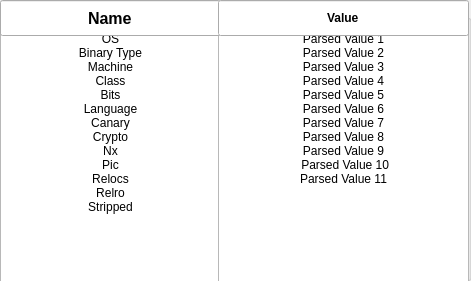
     <widget class="QGroupBox" name="groupBox_6">
      <property name="geometry">
       <rect>
        <x>240</x>
        <y>330</y>
        <width>471</width>
        <height>281</height>
       </rect>
      </property>
      <property name="title">
       <string>GroupBox</string>
      </property>
      <widget class="QListWidget" name="listWidget_3">
       <property name="geometry">
        <rect>
         <x>0</x>
         <y>31</y>
         <width>221</width>
         <height>251</height>
        </rect>
       </property>
       <property name="styleSheet">
        <string notr="true"/>
       </property>
       <property name="frameShape">
        <enum>QFrame::StyledPanel</enum>
       </property>
       <property name="frameShadow">
        <enum>QFrame::Sunken</enum>
       </property>
       <item>
        <property name="text">
         <string>OS</string>
        </property>
        <property name="textAlignment">
         <set>AlignCenter</set>
        </property>
       </item>
       <item>
        <property name="text">
         <string>Binary Type</string>
        </property>
        <property name="textAlignment">
         <set>AlignCenter</set>
        </property>
       </item>
       <item>
        <property name="text">
         <string>Machine</string>
        </property>
        <property name="textAlignment">
         <set>AlignCenter</set>
        </property>
       </item>
       <item>
        <property name="text">
         <string>Class</string>
        </property>
        <property name="textAlignment">
         <set>AlignCenter</set>
        </property>
       </item>
       <item>
        <property name="text">
         <string>Bits</string>
        </property>
        <property name="textAlignment">
         <set>AlignCenter</set>
        </property>
       </item>
       <item>
        <property name="text">
         <string>Language</string>
        </property>
        <property name="textAlignment">
         <set>AlignCenter</set>
        </property>
       </item>
       <item>
        <property name="text">
         <string>Canary</string>
        </property>
        <property name="textAlignment">
         <set>AlignCenter</set>
        </property>
       </item>
       <item>
        <property name="text">
         <string>Crypto</string>
        </property>
        <property name="textAlignment">
         <set>AlignCenter</set>
        </property>
       </item>
       <item>
        <property name="text">
         <string>Nx</string>
        </property>
        <property name="textAlignment">
         <set>AlignCenter</set>
        </property>
       </item>
       <item>
        <property name="text">
         <string>Pic</string>
        </property>
        <property name="textAlignment">
         <set>AlignCenter</set>
        </property>
       </item>
       <item>
        <property name="text">
         <string>Relocs</string>
        </property>
        <property name="textAlignment">
         <set>AlignCenter</set>
        </property>
       </item>
       <item>
        <property name="text">
         <string>Relro</string>
        </property>
        <property name="textAlignment">
         <set>AlignCenter</set>
        </property>
       </item>
       <item>
        <property name="text">
         <string>Stripped</string>
        </property>
        <property name="textAlignment">
         <set>AlignCenter</set>
        </property>
       </item>
      </widget>
      <widget class="QListWidget" name="listWidget_5">
       <property name="geometry">
        <rect>
         <x>218</x>
         <y>31</y>
         <width>251</width>
         <height>251</height>
        </rect>
       </property>
       <property name="styleSheet">
        <string notr="true"/>
       </property>
       <property name="frameShape">
        <enum>QFrame::StyledPanel</enum>
       </property>
       <property name="frameShadow">
        <enum>QFrame::Sunken</enum>
       </property>
       <property name="lineWidth">
        <number>1</number>
       </property>
       <property name="verticalScrollBarPolicy">
        <enum>Qt::ScrollBarAsNeeded</enum>
       </property>
       <item>
        <property name="text">
         <string>Parsed Value 1</string>
        </property>
        <property name="font">
         <font>
          <kerning>true</kerning>
         </font>
        </property>
        <property name="textAlignment">
         <set>AlignCenter</set>
        </property>
        <property name="background">
         <brush brushstyle="NoBrush">
          <color alpha="255">
           <red>211</red>
           <green>215</green>
           <blue>207</blue>
          </color>
         </brush>
        </property>
        <property name="foreground">
         <brush brushstyle="NoBrush">
          <color alpha="255">
           <red>186</red>
           <green>189</green>
           <blue>182</blue>
          </color>
         </brush>
        </property>
       </item>
       <item>
        <property name="text">
         <string>Parsed Value 2</string>
        </property>
        <property name="textAlignment">
         <set>AlignCenter</set>
        </property>
        <property name="foreground">
         <brush brushstyle="NoBrush">
          <color alpha="255">
           <red>186</red>
           <green>189</green>
           <blue>182</blue>
          </color>
         </brush>
        </property>
       </item>
       <item>
        <property name="text">
         <string>Parsed Value 3</string>
        </property>
        <property name="textAlignment">
         <set>AlignCenter</set>
        </property>
        <property name="foreground">
         <brush brushstyle="NoBrush">
          <color alpha="255">
           <red>186</red>
           <green>189</green>
           <blue>182</blue>
          </color>
         </brush>
        </property>
       </item>
       <item>
        <property name="text">
         <string>Parsed Value 4</string>
        </property>
        <property name="textAlignment">
         <set>AlignCenter</set>
        </property>
        <property name="foreground">
         <brush brushstyle="NoBrush">
          <color alpha="255">
           <red>186</red>
           <green>189</green>
           <blue>182</blue>
          </color>
         </brush>
        </property>
       </item>
       <item>
        <property name="text">
         <string>Parsed Value 5</string>
        </property>
        <property name="textAlignment">
         <set>AlignCenter</set>
        </property>
        <property name="foreground">
         <brush brushstyle="NoBrush">
          <color alpha="255">
           <red>186</red>
           <green>189</green>
           <blue>182</blue>
          </color>
         </brush>
        </property>
       </item>
       <item>
        <property name="text">
         <string>Parsed Value 6</string>
        </property>
        <property name="textAlignment">
         <set>AlignCenter</set>
        </property>
        <property name="foreground">
         <brush brushstyle="NoBrush">
          <color alpha="255">
           <red>186</red>
           <green>189</green>
           <blue>182</blue>
          </color>
         </brush>
        </property>
       </item>
       <item>
        <property name="text">
         <string>Parsed Value 7</string>
        </property>
        <property name="textAlignment">
         <set>AlignCenter</set>
        </property>
        <property name="foreground">
         <brush brushstyle="NoBrush">
          <color alpha="255">
           <red>186</red>
           <green>189</green>
           <blue>182</blue>
          </color>
         </brush>
        </property>
       </item>
       <item>
        <property name="text">
         <string>Parsed Value 8</string>
        </property>
        <property name="textAlignment">
         <set>AlignCenter</set>
        </property>
        <property name="foreground">
         <brush brushstyle="NoBrush">
          <color alpha="255">
           <red>186</red>
           <green>189</green>
           <blue>182</blue>
          </color>
         </brush>
        </property>
       </item>
       <item>
        <property name="text">
         <string>Parsed Value 9</string>
        </property>
        <property name="textAlignment">
         <set>AlignCenter</set>
        </property>
        <property name="foreground">
         <brush brushstyle="NoBrush">
          <color alpha="255">
           <red>186</red>
           <green>189</green>
           <blue>182</blue>
          </color>
         </brush>
        </property>
       </item>
       <item>
        <property name="text">
         <string> Parsed Value 10</string>
        </property>
        <property name="textAlignment">
         <set>AlignCenter</set>
        </property>
        <property name="foreground">
         <brush brushstyle="NoBrush">
          <color alpha="255">
           <red>186</red>
           <green>189</green>
           <blue>182</blue>
          </color>
         </brush>
        </property>
       </item>
       <item>
        <property name="text">
         <string>Parsed Value 11</string>
        </property>
        <property name="textAlignment">
         <set>AlignCenter</set>
        </property>
        <property name="foreground">
         <brush brushstyle="NoBrush">
          <color alpha="255">
           <red>186</red>
           <green>189</green>
           <blue>182</blue>
          </color>
         </brush>
        </property>
       </item>
      </widget>
      <widget class="QLineEdit" name="lineEdit_8">
       <property name="geometry">
        <rect>
         <x>0</x>
         <y>0</y>
         <width>221</width>
         <height>36</height>
        </rect>
       </property>
       <property name="font">
        <font>
         <pointsize>12</pointsize>
         <weight>75</weight>
         <bold>true</bold>
        </font>
       </property>
       <property name="styleSheet">
        <string notr="true">border-bottom-color: rgb(255, 255, 255);</string>
       </property>
       <property name="text">
        <string>Name</string>
       </property>
       <property name="alignment">
        <set>Qt::AlignCenter</set>
       </property>
      </widget>
      <widget class="QLineEdit" name="lineEdit_9">
       <property name="geometry">
        <rect>
         <x>218</x>
         <y>0</y>
         <width>251</width>
         <height>36</height>
        </rect>
       </property>
       <property name="font">
        <font>
         <weight>75</weight>
         <bold>true</bold>
        </font>
       </property>
       <property name="text">
        <string>Value</string>
       </property>
       <property name="alignment">
        <set>Qt::AlignCenter</set>
       </property>
      </widget>
     </widget>
